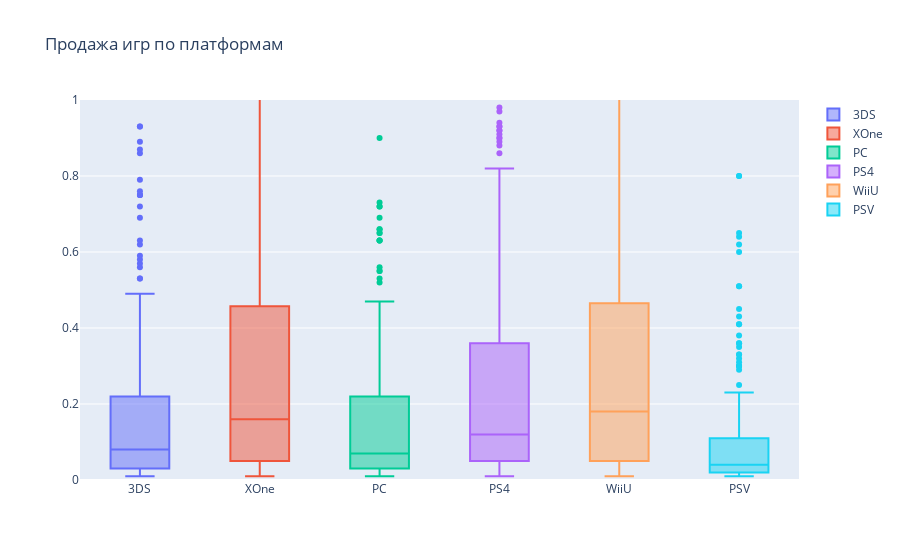

Write notebook code for a chart like this one.
### Markdown cell above
строим график «ящик с усами» по глобальным продажам игр в разбивке по актуальным платформам(топ6)

### Code cell
data = []

for platform in games_top_6_platforms['platform'].unique():
    data.append(
        go.Box(y=games_top_6_platforms[games_top_6_platforms.platform==platform]['total_sales'], 
               name=platform )
    )
    
layout = {'title': 'Продажа игр по платформам'}
fig = go.Figure(data=data, layout=layout)

fig.update_layout(yaxis=dict(range=[0,1])) #  масштаб по оси y

iplot(fig, show_link = False)

### Figure 1 — Plotly figure (JSON) as saved in the notebook; plotly's stock layout.template omitted (floating-point values rounded to 4 significant figures; data arrays with more than 128 entries replaced by an {"elided": "..."} marker saying what was removed)
{"data": [{"name": "3DS", "type": "box", "y": {"elided": "279 float values"}}, {"name": "XOne", "type": "box", "y": {"elided": "215 float values"}}, {"name": "PC", "type": "box", "y": {"elided": "186 float values"}}, {"name": "PS4", "type": "box", "y": {"elided": "326 float values"}}, {"name": "WiiU", "type": "box", "y": [1.3, 1.23, 1.19, 1.12, 1.1, 1.03, 1.01, 0.84, 0.84, 0.78, 0.76, 0.74, 0.73, 0.7, 0.67, 0.66, 0.65, 0.64, 0.6, 0.59, 0.58, 0.57, 0.53, 0.52, 0.51, 0.48, 0.46, 0.46, 0.44, 0.42, 0.42, 0.41, 0.4, 0.39, 0.38, 0.37, 0.35, 0.34, 0.31, 0.31, 0.29, 0.27, 0.27, 0.25, 0.24, 0.24, 0.22, 0.2, 0.19, 0.19, 0.18, 0.19, 0.19, 0.15, 0.13, 0.12, 0.12, 0.11, 0.11, 0.12, 0.11, 0.11, 0.1, 0.1, 0.1, 0.09, 0.1, 0.09, 0.09, 0.08, 0.09, 0.08, 0.07, 0.06, 0.06, 0.07, 0.06, 0.07, 0.05, 0.04, 0.05, 0.05, 0.05, 0.03, 0.03, 0.03, 0.03, 0.03, 0.03, 0.02, 0.02, 0.02, 0.02, 0.02, 0.02, 0.02, 0.02, 0.02, 0.01, 0.01, 0.01, 0.01, 0.01, 0.01, 0.01]}, {"name": "PSV", "type": "box", "y": {"elided": "357 float values"}}], "layout": {"title": {"text": "Продажа игр по платформам"}, "yaxis": {"range": [0, 1]}}}
